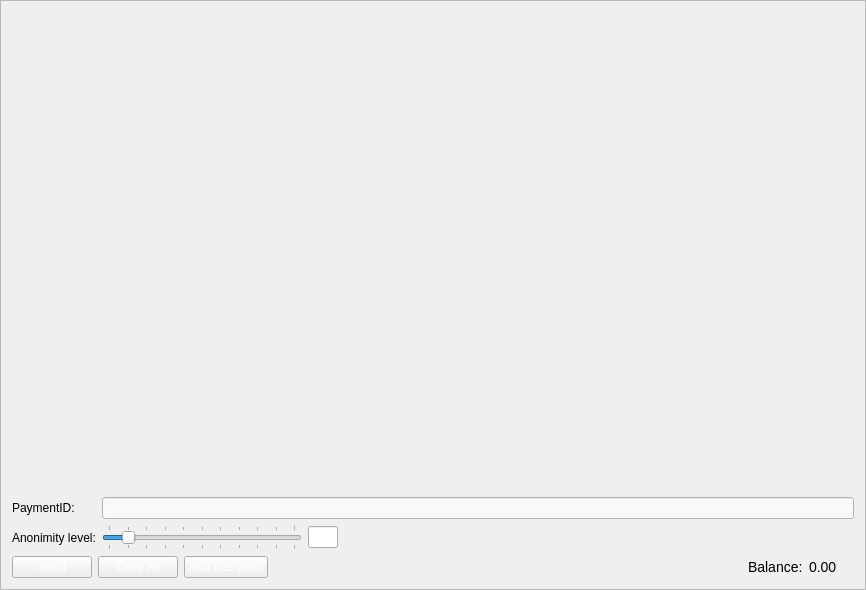
<?xml version="1.0" encoding="UTF-8"?>
<ui version="4.0">
 <class>SendFrame</class>
 <widget class="QFrame" name="SendFrame">
  <property name="geometry">
   <rect>
    <x>0</x>
    <y>0</y>
    <width>866</width>
    <height>590</height>
   </rect>
  </property>
  <property name="windowTitle">
   <string>Frame</string>
  </property>
  <property name="frameShape">
   <enum>QFrame::StyledPanel</enum>
  </property>
  <property name="frameShadow">
   <enum>QFrame::Raised</enum>
  </property>
  <layout class="QVBoxLayout" name="m_send_frame_main_layout">
   <item>
    <widget class="QScrollArea" name="m_transfersScrollarea">
     <property name="frameShape">
      <enum>QFrame::NoFrame</enum>
     </property>
     <property name="widgetResizable">
      <bool>true</bool>
     </property>
     <widget class="QWidget" name="scrollAreaWidgetContents">
      <property name="geometry">
       <rect>
        <x>0</x>
        <y>0</y>
        <width>846</width>
        <height>451</height>
       </rect>
      </property>
      <layout class="QVBoxLayout" name="m_send_frame_layout">
       <property name="leftMargin">
        <number>0</number>
       </property>
       <property name="topMargin">
        <number>0</number>
       </property>
       <property name="rightMargin">
        <number>0</number>
       </property>
       <property name="bottomMargin">
        <number>0</number>
       </property>
       <item>
        <spacer name="verticalSpacer">
         <property name="orientation">
          <enum>Qt::Vertical</enum>
         </property>
         <property name="sizeHint" stdset="0">
          <size>
           <width>20</width>
           <height>445</height>
          </size>
         </property>
        </spacer>
       </item>
      </layout>
     </widget>
    </widget>
   </item>
   <item>
    <layout class="QGridLayout" name="gridLayout">
     <property name="topMargin">
      <number>5</number>
     </property>
     <item row="1" column="2">
      <widget class="QLineEdit" name="m_mixinEdit">
       <property name="maximumSize">
        <size>
         <width>30</width>
         <height>16777215</height>
        </size>
       </property>
       <property name="text">
        <string notr="true"/>
       </property>
       <property name="maxLength">
        <number>5</number>
       </property>
       <property name="alignment">
        <set>Qt::AlignCenter</set>
       </property>
       <property name="readOnly">
        <bool>true</bool>
       </property>
      </widget>
     </item>
     <item row="0" column="1" colspan="3">
      <widget class="QLineEdit" name="m_paymentIdEdit">
       <property name="styleSheet">
        <string notr="true">color: rgb(0, 0, 0);
border-color:  rgb(76, 60, 77);
background-color: rgb(249, 249, 249);</string>
       </property>
      </widget>
     </item>
     <item row="1" column="0">
      <widget class="QLabel" name="label_2">
       <property name="text">
        <string>Anonimity level:</string>
       </property>
      </widget>
     </item>
     <item row="1" column="3">
      <spacer name="horizontalSpacer">
       <property name="orientation">
        <enum>Qt::Horizontal</enum>
       </property>
       <property name="sizeType">
        <enum>QSizePolicy::Expanding</enum>
       </property>
       <property name="sizeHint" stdset="0">
        <size>
         <width>298</width>
         <height>20</height>
        </size>
       </property>
      </spacer>
     </item>
     <item row="0" column="0">
      <widget class="QLabel" name="label_6">
       <property name="text">
        <string>PaymentID:</string>
       </property>
      </widget>
     </item>
     <item row="1" column="1">
      <widget class="QSlider" name="m_mixinSlider">
       <property name="maximumSize">
        <size>
         <width>200</width>
         <height>16777215</height>
        </size>
       </property>
       <property name="maximum">
        <number>10</number>
       </property>
       <property name="pageStep">
        <number>1</number>
       </property>
       <property name="value">
        <number>1</number>
       </property>
       <property name="tracking">
        <bool>false</bool>
       </property>
       <property name="orientation">
        <enum>Qt::Horizontal</enum>
       </property>
       <property name="tickPosition">
        <enum>QSlider::TicksBothSides</enum>
       </property>
       <property name="tickInterval">
        <number>1</number>
       </property>
      </widget>
     </item>
    </layout>
   </item>
   <item>
    <layout class="QHBoxLayout" name="horizontalLayout">
     <item>
      <widget class="QPushButton" name="m_sendButton">
       <property name="styleSheet">
        <string notr="true">color: rgb(255, 255, 255);</string>
       </property>
       <property name="text">
        <string>Send</string>
       </property>
       <property name="icon">
        <iconset resource="../../resources.qrc">
         <normaloff>:/icons/send</normaloff>:/icons/send</iconset>
       </property>
      </widget>
     </item>
     <item>
      <widget class="QPushButton" name="m_clearAllButton">
       <property name="styleSheet">
        <string notr="true">color: rgb(255, 255, 255);</string>
       </property>
       <property name="text">
        <string>Clear All</string>
       </property>
       <property name="icon">
        <iconset resource="../../resources.qrc">
         <normaloff>:/icons/remove</normaloff>:/icons/remove</iconset>
       </property>
      </widget>
     </item>
     <item>
      <widget class="QPushButton" name="m_addRecipientButton">
       <property name="styleSheet">
        <string notr="true">color: rgb(255, 255, 255);</string>
       </property>
       <property name="text">
        <string>Add Recipient</string>
       </property>
       <property name="icon">
        <iconset resource="../../resources.qrc">
         <normaloff>:/icons/add</normaloff>:/icons/add</iconset>
       </property>
      </widget>
     </item>
     <item>
      <spacer name="horizontalSpacer_2">
       <property name="orientation">
        <enum>Qt::Horizontal</enum>
       </property>
       <property name="sizeHint" stdset="0">
        <size>
         <width>40</width>
         <height>20</height>
        </size>
       </property>
      </spacer>
     </item>
     <item>
      <widget class="QLabel" name="label_4">
       <property name="styleSheet">
        <string notr="true">font: 14px;</string>
       </property>
       <property name="text">
        <string>Balance:</string>
       </property>
      </widget>
     </item>
     <item>
      <widget class="QLabel" name="m_balanceLabel">
       <property name="styleSheet">
        <string notr="true">font: 14px;</string>
       </property>
       <property name="text">
        <string notr="true">0.00 </string>
       </property>
      </widget>
     </item>
     <item>
      <widget class="QLabel" name="m_tickerLabel">
       <property name="text">
        <string notr="true"/>
       </property>
      </widget>
     </item>
    </layout>
   </item>
  </layout>
 </widget>
 <tabstops>
  <tabstop>m_paymentIdEdit</tabstop>
  <tabstop>m_mixinSlider</tabstop>
  <tabstop>m_sendButton</tabstop>
  <tabstop>m_clearAllButton</tabstop>
  <tabstop>m_addRecipientButton</tabstop>
  <tabstop>m_transfersScrollarea</tabstop>
  <tabstop>m_mixinEdit</tabstop>
 </tabstops>
 <resources>
  <include location="../../resources.qrc"/>
 </resources>
 <connections>
  <connection>
   <sender>m_addRecipientButton</sender>
   <signal>clicked()</signal>
   <receiver>SendFrame</receiver>
   <slot>addRecipientClicked()</slot>
   <hints>
    <hint type="sourcelabel">
     <x>282</x>
     <y>561</y>
    </hint>
    <hint type="destinationlabel">
     <x>432</x>
     <y>294</y>
    </hint>
   </hints>
  </connection>
  <connection>
   <sender>m_clearAllButton</sender>
   <signal>clicked()</signal>
   <receiver>SendFrame</receiver>
   <slot>clearAllClicked()</slot>
   <hints>
    <hint type="sourcelabel">
     <x>154</x>
     <y>561</y>
    </hint>
    <hint type="destinationlabel">
     <x>432</x>
     <y>294</y>
    </hint>
   </hints>
  </connection>
  <connection>
   <sender>m_sendButton</sender>
   <signal>clicked()</signal>
   <receiver>SendFrame</receiver>
   <slot>sendClicked()</slot>
   <hints>
    <hint type="sourcelabel">
     <x>53</x>
     <y>561</y>
    </hint>
    <hint type="destinationlabel">
     <x>432</x>
     <y>294</y>
    </hint>
   </hints>
  </connection>
  <connection>
   <sender>m_mixinSlider</sender>
   <signal>valueChanged(int)</signal>
   <receiver>SendFrame</receiver>
   <slot>mixinValueChanged(int)</slot>
   <hints>
    <hint type="sourcelabel">
     <x>221</x>
     <y>520</y>
    </hint>
    <hint type="destinationlabel">
     <x>432</x>
     <y>294</y>
    </hint>
   </hints>
  </connection>
 </connections>
 <slots>
  <slot>sendClicked()</slot>
  <slot>clearAllClicked()</slot>
  <slot>addRecipientClicked()</slot>
  <slot>mixinValueChanged(int)</slot>
 </slots>
</ui>
